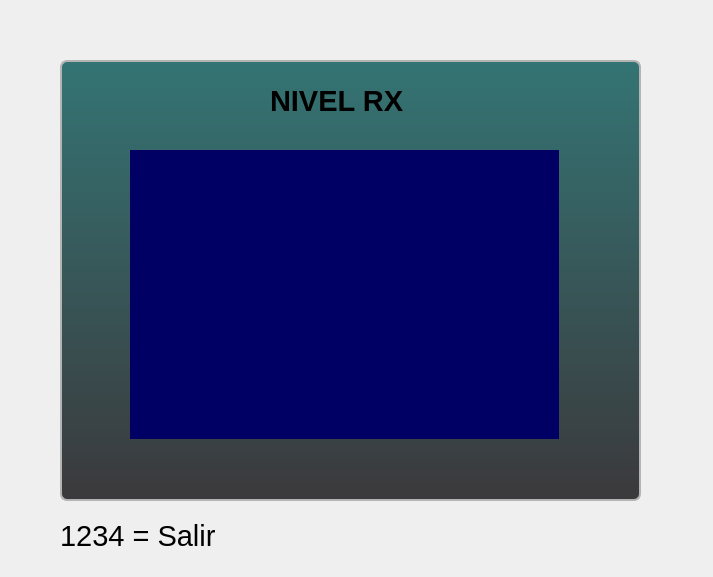
<?xml version="1.0" encoding="UTF-8"?>
<ui version="4.0">
 <class>SMeter</class>
 <widget class="QDialog" name="SMeter">
  <property name="geometry">
   <rect>
    <x>0</x>
    <y>0</y>
    <width>713</width>
    <height>577</height>
   </rect>
  </property>
  <property name="windowTitle">
   <string>Dialog</string>
  </property>
  <property name="styleSheet">
   <string notr="true">
body {
    background-image: none;
    background: rgb(180,180,180);
    color: black;
}

QGroupBox {
    color: white;
    background-color: qlineargradient(spread:pad, x1:0, y1:0, x2:0, y2:1, stop:0 rgb(52, 116, 116), stop:1 rgb(59, 57, 60));
    border: 2px solid rgb(180, 180, 180);
    border-radius: 7px;
    padding-top: 1.5em;
}
</string>
  </property>
  <widget class="QGroupBox" name="groupBox">
   <property name="geometry">
    <rect>
     <x>60</x>
     <y>60</y>
     <width>581</width>
     <height>441</height>
    </rect>
   </property>
   <property name="styleSheet">
    <string notr="true"/>
   </property>
   <property name="title">
    <string/>
   </property>
   <widget class="QtSvgDialGauge" name="potencia" native="true">
    <property name="geometry">
     <rect>
      <x>70</x>
      <y>90</y>
      <width>429</width>
      <height>289</height>
     </rect>
    </property>
    <property name="styleSheet">
     <string notr="true">background-color: rgb(0, 0, 100)</string>
    </property>
   </widget>
   <widget class="QLabel" name="label">
    <property name="geometry">
     <rect>
      <x>210</x>
      <y>20</y>
      <width>151</width>
      <height>41</height>
     </rect>
    </property>
    <property name="font">
     <font>
      <pointsize>22</pointsize>
      <weight>75</weight>
      <bold>true</bold>
     </font>
    </property>
    <property name="text">
     <string>NIVEL RX</string>
    </property>
   </widget>
  </widget>
  <widget class="QLabel" name="label_2">
   <property name="geometry">
    <rect>
     <x>60</x>
     <y>520</y>
     <width>231</width>
     <height>31</height>
    </rect>
   </property>
   <property name="font">
    <font>
     <pointsize>22</pointsize>
    </font>
   </property>
   <property name="text">
    <string>1234 = Salir</string>
   </property>
  </widget>
 </widget>
 <customwidgets>
  <customwidget>
   <class>QtSvgDialGauge</class>
   <extends>QWidget</extends>
   <header>qtsvgdialgauge.h</header>
   <container>1</container>
  </customwidget>
 </customwidgets>
 <resources/>
 <connections/>
</ui>
